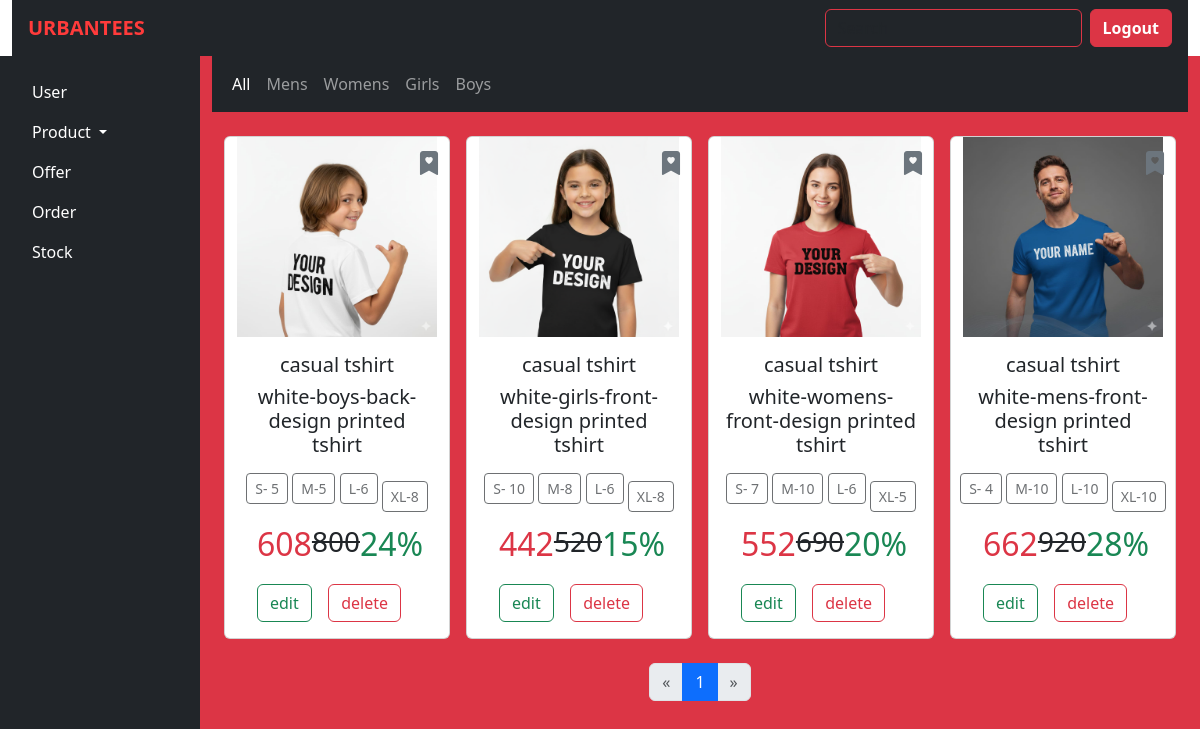
Screenshot of /admin_view_product with the database file from the repository.
### urban_tees_app/models.py (models this page shows, shortened)
class Product(models.Model):
    CATEGORY_CHOICES = [
        ('mens', 'Mens'),
        ('womens', 'Womens'),
        ('girls', 'Girls'),
        ('boys', 'Boys'),
    ]
    item_image1 = models.CharField(max_length=255)
    item_image2 = models.CharField(max_length=255)
    item_image3 = models.CharField(max_length=255)
    item_image4 = models.CharField(max_length=255)
    item_name = models.CharField(max_length=255)
    item_description = models.CharField(max_length=255)
    new_price = models.IntegerField()
    old_price = models.IntegerField()
    offer = models.IntegerField()
    category = models.CharField(max_length=10, choices=CATEGORY_CHOICES)
    small_size=models.IntegerField()
    medium_size=models.IntegerField()
    large_size=models.IntegerField()
    extralarge_size=models.IntegerField()

### urban_tees_app/views.py (the view)
# urls.py: path('admin_view_product',views.admin_view_product,name='admin_view_product'),
def admin_view_product(request):
    item_details = Product.objects.all()
    paginator = Paginator(item_details,4)
    page_number = request.GET.get('page')
    page_obj = paginator.get_page(page_number)
    return render(request, 'admin_view_product.html', {'item':item_details,'page_obj': page_obj})

### urban_tees_app/templates/admin_view_product.html
{% extends 'admin_layout.html' %}
{% load static %}
{% block content %}
<div class="col bg-danger text-white">
    <nav class="navbar navbar-expand-lg navbar-dark bg-dark mb-4 justify-content-evenly">
        <div class="container">
            <div class="collapse navbar-collapse">
                <ul class="navbar-nav me-auto  mb-lg-0">
                    <li class="nav-item">
                        <a class="nav-link {% if not selected_category %}active{% endif %}"
                            href="{% url 'user_products' %}">All</a>
                    </li>
                    <li class="nav-item">
                        <a class="nav-link {% if selected_category == 'mens' %}active{% endif %}"
                            href="{% url 'user_category_products' 'mens' %}">Mens
                        </a>
                    </li>
                    <li class="nav-item">
                        <a class="nav-link {% if selected_category == 'womens' %}active{% endif %}"
                            href="{% url 'user_category_products' 'womens' %}">Womens
                        </a>
                    </li>
                    <li class="nav-item">
                        <a class="nav-link {% if selected_category == 'girls' %}active{% endif %}"
                            href="{% url 'user_category_products' 'girls' %}">Girls</a>
                    </li>
                    <li class="nav-item">
                        <a class="nav-link {% if selected_category == 'boys' %}active{% endif %}"
                            href="{% url 'user_category_products' 'boys' %}">Boys</a>
                    </li>
                </ul>
            </div>
        </div>
    </nav>
    <div class="grid text-center container-fluid" style="--bs-columns: 3;">
        <div class="row g-3">
            {% for pro in page_obj %}
            <div class="col-12 col-sm-6 col-md-4 col-lg-3 d-flex">
                <div class="card w-100 position-relative">
                    <button class="btn position-absolute top-0 end-0 m-2 p-0 bookmark-btn"
                        style="background: none; border: none;">
                        <i class="bi bi-bookmark-heart-fill fs-4 text-secondary"></i>
                    </button>
                    <a href="{% url 'admin_singleproduct_view' pro.id %}">
                        <img src="{% static pro.item_image1 %}" class="card-img-top" alt="{{ pro.item_name }}"
                            style="height: auto; max-height: 200px; object-fit: contain;">
                    </a>
                    <div class="card-body">
                        <h5 class="card-title">{{ pro.item_name }}</h5>
                        <h5 class="card-text">{{ pro.item_description }}</h5>
                    </div>
                    <div>
                        <p class="card-text btn btn-outline-dark btn-sm disabled">S- {{ pro.small_size }}</p>
                        <p class="card-text btn btn-outline-dark btn-sm disabled">M-{{ pro.medium_size }}</p>
                        <p class="card-text btn btn-outline-dark btn-sm disabled">L-{{ pro.large_size }}</p>
                        <p class="card-text btn btn-outline-dark btn-sm disabled">XL-{{ pro.extralarge_size }}</p>
                    </div>
                    <ul class="d-flex justify-content-between me-5">
                        <li class="list-group-item text-danger fs-2">{{ pro.new_price }}</li>
                        <li class="list-group-item fs-3"><del>{{ pro.old_price }}</del></li>
                        <li class="list-group-item text-success fs-2">{{ pro.offer }}%</li>
                    </ul>
                    <ul class=" d-flex justify-content-between me-5">
                        <a class="btn btn-outline-success" href="{% url 'admin_edit' pro.id  %}">edit</a>
                        <a class="btn btn-outline-danger" href="{% url 'admin_delete_product' pro.id %}">delete</a>
                    </ul>
                </div>
            </div>
            {% empty %}
            <p>No products found.</p>
            {% endfor %}
        </div>
        <div class="grid text-center container-fluid mt-4">
            <nav aria-label="Page navigation">
                <ul class="pagination justify-content-center">
                    {% if page_obj.has_previous %}
                    <li class="page-item">
                        <a class="page-link" href="?page={{ page_obj.previous_page_number }}" aria-label="Previous">
                            <span aria-hidden="true">&laquo;</span>
                        </a>
                    </li>
                    {% else %}
                    <li class="page-item disabled"><span class="page-link">&laquo;</span></li>
                    {% endif %}
                    {% for num in page_obj.paginator.page_range %}
                    {% if page_obj.number == num %}
                    <li class="page-item active"><span class="page-link">{{ num }}</span></li>
                    {% else %}
                    <li class="page-item"><a class="page-link" href="?page={{ num }}">{{ num }}</a></li>
                    {% endif %}
                    {% endfor %}
                    {% if page_obj.has_next %}
                    <li class="page-item">
                        <a class="page-link" href="?page={{ page_obj.next_page_number }}" aria-label="Next">
                            <span aria-hidden="true">&raquo;</span>
                        </a>
                    </li>
                    {% else %}
                    <li class="page-item disabled"><span class="page-link">&raquo;</span></li>
                    {% endif %}
                </ul>
            </nav>
        </div>
    </div>
</div>
{% endblock %}

### rows the page displays
Product: item_image1 (picture), item_name "casual tshirt", item_description "white-boys-back-design printed tshirt", small_size "5", medium_size "5", large_size "6", extralarge_size "8", new_price "608", old_price "800", offer "24"
Product: item_image1 (picture), item_name "casual tshirt", item_description "white-girls-front-design printed tshirt", small_size "10", medium_size "8", large_size "6", extralarge_size "8", new_price "442", old_price "520", offer "15"
Product: item_image1 (picture), item_name "casual tshirt", item_description "white-womens-front-design printed tshirt", small_size "7", medium_size "10", large_size "6", extralarge_size "5", new_price "552", old_price "690", offer "20"
Product: item_image1 (picture), item_name "casual tshirt", item_description "white-mens-front-design printed tshirt", small_size "4", medium_size "10", large_size "10", extralarge_size "10", new_price "662", old_price "920", offer "28"

### other values shown
{{ num }} "1"
